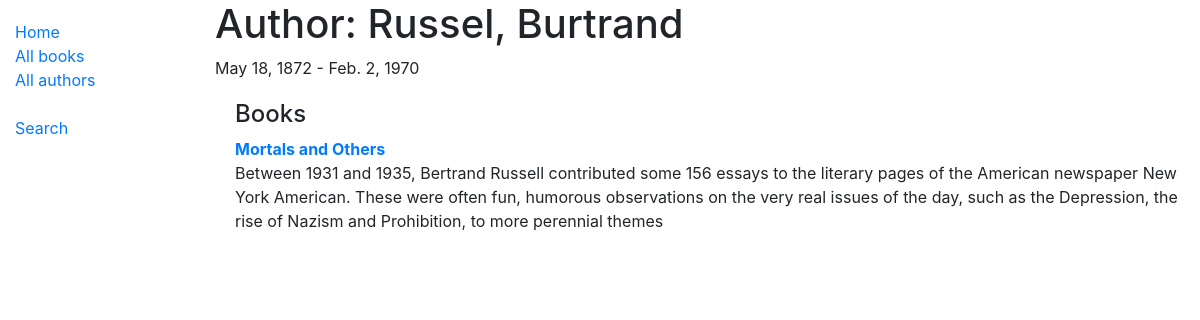
The app's page /catalog/author/1 with its own data.
### catalog/models.py (models this page shows, shortened)
class Author(models.Model):
    first_name = models.CharField(max_length=100)
    last_name = models.CharField(max_length=100)
    date_of_birth = models.DateField(null=True, blank=True)
    date_of_death = models.DateField('Died', null=True, blank=True)
    class Meta:
        ordering = ['first_name','last_name']
    def __str__(self):
        return f'{self.last_name}, {self.first_name}'

class Book(models.Model):
    LANGUAGES = (
        ('e', 'English'),
        ('u', 'Urdu'),
        ('s', 'Sindhi'),
        ('a', 'Arabic'),
        ('p', 'Persion'),
    )
    CONDITIONS = (
        ('g','Good'),
        ('b','Bad'),
        ('f','fine'),
    )
    title = models.CharField(max_length=200)
    author = models.ForeignKey('Author', on_delete=models.SET_NULL, null=True)
    language = models.CharField(max_length=1,choices = LANGUAGES,blank=True, default='s')
    summary = models.TextField(max_length=1000, help_text='Enter a brief description of the book')
    genre = models.ManyToManyField(Genre, help_text='Select a genre for this book')
    YEAR_CHOICES = [(r,r) for r in range(1800, datetime.date.today().year+1)]
    pub_year = models.IntegerField(('year'), choices=YEAR_CHOICES, default=datetime.datetime.now().year)
    condition = models.CharField(max_length=1,choices = CONDITIONS,blank=True, default='g')
    url = models.URLField(max_length=400,default='#')
    class Meta:
        ordering = ['title','-pub_year']
    def __str__(self):
        return self.title
    def display_genre(self):
        """Create a string for the Genre. This is required to display genre in Admin."""
        return ', '.join(genre.name for genre in self.genre.all()[:3])
    display_genre.short_description = 'Genre'

### catalog/views.py (the view)
# urls.py: re_path(r'^author/(?P<pk>\d+)$', views.AuthorDetailView.as_view(), name='author-detail'),
class AuthorDetailView(generic.DetailView):
    model = Author

### catalog/templates/catalog/author_detail.html
{% extends "base_generic.html" %}
{% block content %}
<h1>Author: {{ author }} </h1>
<p>{{author.date_of_birth}} - {% if author.date_of_death %}{{author.date_of_death}}{% endif %}</p>
<div style="margin-left:20px;margin-top:20px">
<h4>Books</h4>
<dl>
{% for book in author.book_set.all %}
  <dt><a href="{% url 'book-detail' book.pk %}">{{book}}</a></dt>
  <dd>{{book.summary}}</dd>
{% endfor %}
</dl>
</div>
{% endblock %}

### records on screen
Author: last_name+first_name "Russel, Burtrand", date_of_birth "May 18, 1872", date_of_death "Feb. 2, 1970"
Book: title "Mortals and Others", summary "Between 1931 and 1935, Bertrand Russell contributed some 156 essays to the literary pages of the American newspaper New York American. These were often fun, humorous observations on the very real issues of the day, such as the Depression, the rise of Nazism and Prohibition, to more perennial themes"
